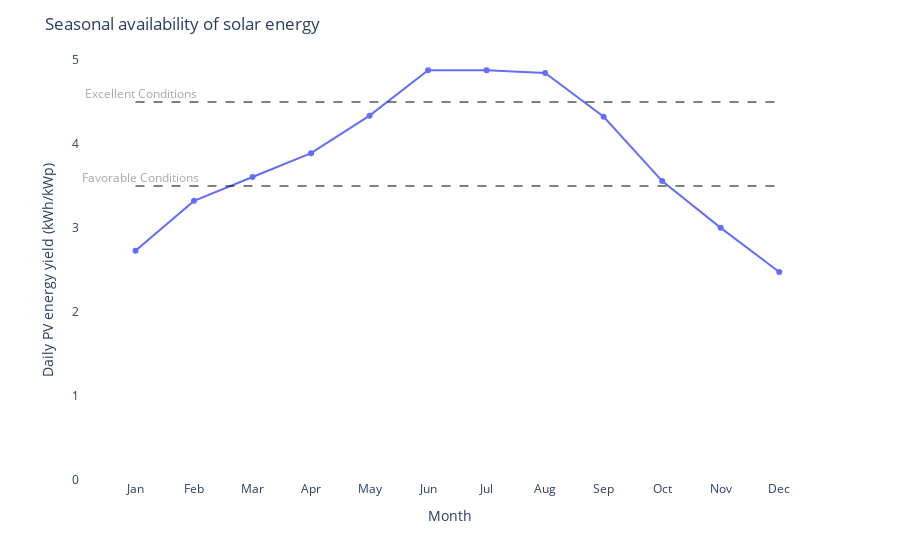

Write notebook code for a chart like this one.
### Code cell
def extract_monthly_stats():
    
    with open("global_inputs.yml", 'r') as f:
        global_inputs = yaml.safe_load(f)

    pv_directory = global_inputs.get('solar_graph_source')

    
    pv_files = [f for f in os.listdir(pv_directory) if f.endswith('.tif')]

    
    monthly_pv = []

    aoi = aoi_file.geometry

    for f in pv_files:
        pattern = re.compile(r'PVOUT_(\d{2})')
        match = pattern.search(f)
        if match:
            m = int(match.group(1))  # Extract the month

            file_path = os.path.join(pv_directory, f)

            with rasterio.open(file_path) as src:
                
                raster_data, raster_transform = mask(src, aoi.geometry, crop=True)

                stats = {
                    'month': m,
                    'max': np.nanmax(raster_data),
                    'min': np.nanmin(raster_data),
                    'mean': np.nanmean(raster_data),
                    'sum': np.nansum(raster_data)
                }

                
                monthly_pv.append(stats)
        else:
            print(f"No match found for filename: {f}")

    monthly_pv_df = pd.DataFrame(monthly_pv)

    # Sort by 'month'
    monthly_pv_df.sort_values(by='month', inplace=True)

    # Calculate daily PV energy yield
    monthly_pv_df['daily'] = monthly_pv_df['mean'] 

    
    highest_value = monthly_pv_df['daily'].max()
    lowest_value = monthly_pv_df['daily'].min()

    
    ratio = highest_value / lowest_value

    # Check if the ratio is greater than 2.5
    if ratio > 2.5:
        print("Seasonality is high, making solar energy available throughout the year")
    else:
        print("Seasonality is low to moderate, making solar energy available in only some of the months")

    # Plot
    plt.figure(figsize=(10, 6))
    plt.plot(monthly_pv_df['month'], monthly_pv_df['daily'], marker='o', linestyle='-')
    plt.text(1, 4.6, 'Excellent Conditions', color='darkgrey', verticalalignment='bottom', horizontalalignment='left')
    plt.text(1, 3.6, 'Favorable Conditions', color='darkgrey', verticalalignment='bottom', horizontalalignment='left')
    plt.xlabel('Month')
    plt.ylabel('Daily PV energy yield (kWh/kWp)')
    plt.title('Seasonal availability of solar energy')
    plt.xticks(np.arange(1, 13), ['Jan', 'Feb', 'Mar', 'Apr', 'May', 'Jun', 'Jul', 'Aug', 'Sep', 'Oct', 'Nov', 'Dec'])
    plt.grid(True)
    plt.axhline(y=3.5, linestyle='--', color='black')
    plt.axhline(y=4.5, linestyle='--', color='black')
    plt.tight_layout()
    # Save the plot
    render_path = os.path.join(render_folder, "_PV_graph.png")
    plt.savefig(render_path, bbox_inches='tight')
    plt.close()
    #Plotly
    fig = px.line(monthly_pv_df, x='month', y='daily', markers=True)
    fig.add_annotation(x=1, y=4.6, text='Excellent Conditions', showarrow=False, font=dict(color='darkgrey'), xshift=5)
    fig.add_annotation(x=1, y=3.6, text='Favorable Conditions', showarrow=False, font=dict(color='darkgrey'), xshift=5)
    fig.update_xaxes(title='Month', tickvals=list(range(1, 13)), ticktext=['Jan', 'Feb', 'Mar', 'Apr', 'May', 'Jun', 'Jul', 'Aug', 'Sep', 'Oct', 'Nov', 'Dec'])
    fig.update_yaxes(title='Daily PV energy yield (kWh/kWp)', range=[0, 5])
    fig.add_shape(type="line", x0=1, y0=3.5, x1=12, y1=3.5, line=dict(color="black", width=1, dash='dash'))
    fig.add_shape(type="line", x0=1, y0=4.5, x1=12, y1=4.5, line=dict(color="black", width=1, dash='dash'))
    fig.update_layout(title='Seasonal availability of solar energy', xaxis=dict(showgrid=True, zeroline=False),plot_bgcolor='white')

    fig.show()

extract_monthly_stats()

### Figure 1 — Plotly figure (JSON) as saved in the notebook; plotly's stock layout.template omitted (floating-point values rounded to 4 significant figures)
{"data": [{"hovertemplate": "month=%{x}<br>daily=%{y}<extra></extra>", "legendgroup": "", "line": {"color": "#636efa", "dash": "solid"}, "marker": {"symbol": "circle"}, "mode": "markers+lines", "name": "", "orientation": "v", "showlegend": false, "type": "scatter", "x": [1, 2, 3, 4, 5, 6, 7, 8, 9, 10, 11, 12], "xaxis": "x", "y": [2.729, 3.323, 3.607, 3.891, 4.338, 4.879, 4.877, 4.846, 4.325, 3.559, 3.002, 2.476], "yaxis": "y"}], "layout": {"annotations": [{"font": {"color": "darkgrey"}, "showarrow": false, "text": "Excellent Conditions", "x": 1, "xshift": 5, "y": 4.6}, {"font": {"color": "darkgrey"}, "showarrow": false, "text": "Favorable Conditions", "x": 1, "xshift": 5, "y": 3.6}], "legend": {"tracegroupgap": 0}, "margin": {"t": 60}, "plot_bgcolor": "white", "shapes": [{"line": {"color": "black", "dash": "dash", "width": 1}, "type": "line", "x0": 1, "x1": 12, "y0": 3.5, "y1": 3.5}, {"line": {"color": "black", "dash": "dash", "width": 1}, "type": "line", "x0": 1, "x1": 12, "y0": 4.5, "y1": 4.5}], "title": {"text": "Seasonal availability of solar energy"}, "xaxis": {"anchor": "y", "domain": [0, 1], "showgrid": true, "ticktext": ["Jan", "Feb", "Mar", "Apr", "May", "Jun", "Jul", "Aug", "Sep", "Oct", "Nov", "Dec"], "tickvals": [1, 2, 3, 4, 5, 6, 7, 8, 9, 10, 11, 12], "title": {"text": "Month"}, "zeroline": false}, "yaxis": {"anchor": "x", "domain": [0, 1], "range": [0, 5], "title": {"text": "Daily PV energy yield (kWh/kWp)"}}}}
